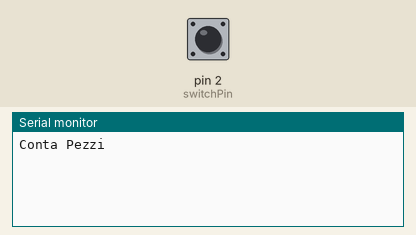
Bench run of a sketch on a simulated Arduino Uno, built with avr-gcc and run on an emulated ATmega328P. Parts: the last lines printed to the serial monitor. Inputs (shaded band) come from the test bench; at power-on: pin 2 (switchPin) HIGH.

Above: at 1.2 s.
1.3 s: pin 2 (switchPin) pulled LOW for 0.15 s
At 2.3 s:
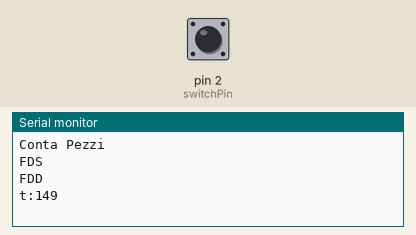
2.9 s: pin 2 (switchPin) pulled LOW for 1 s
At 3.7 s:
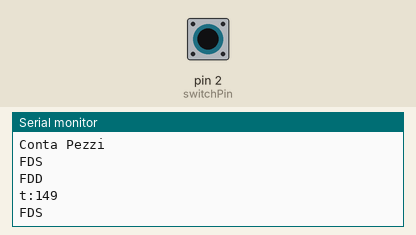
5.4 s: pin 2 (switchPin) pulled LOW for 0.15 s
At 6.6 s:
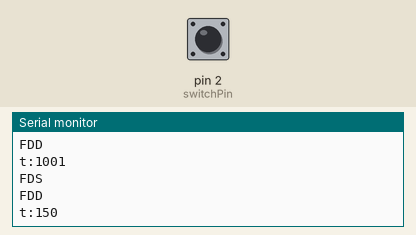

The sketch:

FDS_FDD.ino
```cpp
const int switchPin = 2;
int counter = 0;
int pv_bt;
unsigned long t1, t2;

  void setup() {
    // put your setup code here, to run once:
  Serial.begin(9600);
      pinMode(switchPin, INPUT_PULLUP);
      Serial.println("Conta Pezzi");

  }

  void loop() {
    int bt = !digitalRead(switchPin);

    //Fronte di salita
    if (bt && !pv_bt){
        counter++;
        Serial.println("FDS");
        t1= millis();
        }

    //Fronte di discesa
    if (!bt && pv_bt){
        counter++;
        Serial.println("FDD");
        t2 = millis();
        Serial.print("t:");
        Serial.println(t2-t1);
        }

      pv_bt = bt;
  }
```

Measured:
- after the input at 1.3 s, the serial monitor: prints a new line at once (image 1)
- after the input at 5.4 s, the serial monitor: prints a new line after 0.16 s (image 3)
